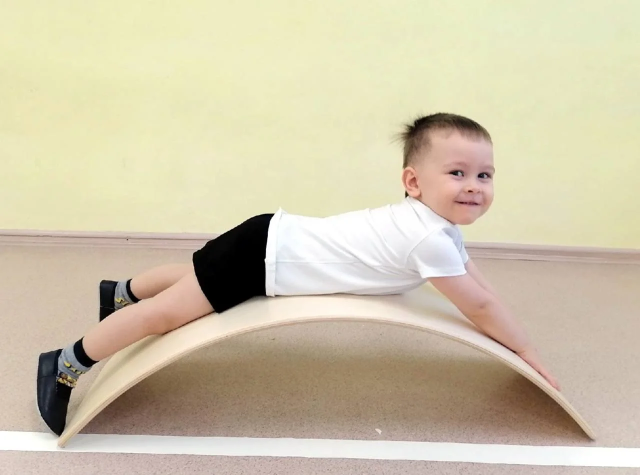
#> input picture assets/images/11_child_on_board.webp, 1280 x 950 px (shown at 1/2 size)
$ python generate_icons.py
#> lines starting #> are read from the running program, lines starting #| are printed output that depends on the picture; after the words box and inside, x2 and y2 are one past the last pixel; in counts of white or black regions, pixels touching at a corner belong together
import os
from PIL import Image, ImageDraw

def generate():
    project_root = os.path.abspath(os.path.join(os.path.dirname(__file__), '..'))
    src_path = os.path.join(project_root, 'assets', 'images', '11_child_on_board.webp')

    if not os.path.exists(src_path):
        raise FileNotFoundError(f"Source image not found: {src_path}")

    src = Image.open(src_path).convert('RGBA')
    w, h = src.size
#> w = 1280; h = 950
    side = min(w, h)
#> side = 950
    left = (w - side) // 2
#> left = 165
    top = (h - side) // 2
#> top = 0
    square_crop = src.crop((left, top, left + side, top + side)).resize((1024, 1024), Image.Resampling.LANCZOS)

    # 1. Base Square with rounded corners (for legacy Android / iOS)
    # Master legacy icon with rounded rectangle and warm wood border
    legacy_master = Image.new('RGBA', (1024, 1024), (0, 0, 0, 0))
#> legacy_master: PIL image 1024x1024 RGBA; every value is 0
    mask_legacy = Image.new('L', (1024, 1024), 0)
#> mask_legacy: PIL image 1024x1024 L; every value is 0
    draw_mask_leg = ImageDraw.Draw(mask_legacy)
    draw_mask_leg.rounded_rectangle((0, 0, 1024, 1024), radius=220, fill=255)
    legacy_master.paste(square_crop, (0, 0), mask_legacy)
    draw_leg_border = ImageDraw.Draw(legacy_master)
    draw_leg_border.rounded_rectangle((6, 6, 1018, 1018), radius=214, outline=(184, 138, 85, 255), width=12)

    # Master round icon with wood border
    round_master = Image.new('RGBA', (1024, 1024), (0, 0, 0, 0))
    mask_round = Image.new('L', (1024, 1024), 0)
    draw_mask_rnd = ImageDraw.Draw(mask_round)
    draw_mask_rnd.ellipse((6, 6, 1018, 1018), fill=255)
    round_master.paste(square_crop, (0, 0), mask_round)
    draw_rnd_border = ImageDraw.Draw(round_master)
    draw_rnd_border.ellipse((10, 10, 1014, 1014), outline=(184, 138, 85, 255), width=12)

    # Master Adaptive Foreground (108dp base canvas).
    # Safe zone is central circle of 72dp (diameter 66.6% of canvas).
    # We create a 432x432 master canvas (xxxhdpi), emblem size = 270x270 centered.
    fg_master = Image.new('RGBA', (432, 432), (0, 0, 0, 0))
#> fg_master: PIL image 432x432 RGBA; every value is 0
    emblem_size = 270
    emblem_crop = square_crop.resize((emblem_size, emblem_size), Image.Resampling.LANCZOS)
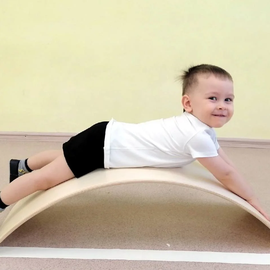
#> emblem_crop: PIL image 270x270 RGBA; mean R, G, B, A 205.8, 194.9, 169.7, 255
    emblem_mask = Image.new('L', (emblem_size, emblem_size), 0)
#> emblem_mask: PIL image 270x270 L; every value is 0
    ImageDraw.Draw(emblem_mask).rounded_rectangle((0, 0, emblem_size, emblem_size), radius=56, fill=255)
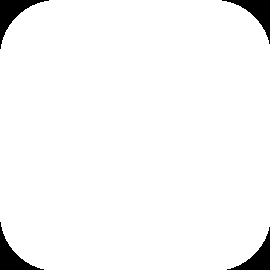
#> emblem_mask: PIL image 270x270 L; 96.5% white; 4 black regions, box (x1, y1, x2, y2) and area: (0, 0, 49, 49) 691, (222, 0, 270, 44) 642, (0, 222, 44, 270) 642, (227, 227, 270, 270) 594

    emblem = Image.new('RGBA', (emblem_size, emblem_size), (0, 0, 0, 0))
#> emblem: PIL image 270x270 RGBA; every value is 0
    emblem.paste(emblem_crop, (0, 0), emblem_mask)
    ImageDraw.Draw(emblem).rounded_rectangle((2, 2, emblem_size - 3, emblem_size - 3), radius=54, outline=(184, 138, 85, 255), width=4)
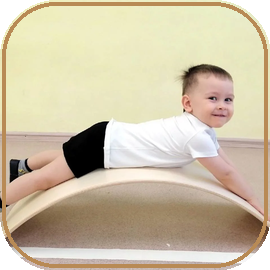
#> emblem: PIL image 270x270 RGBA; mean R, G, B, A 196.5, 183.9, 158.2, 246; transparent parts drawn white

    offset = (432 - emblem_size) // 2
    fg_master.paste(emblem, (offset, offset), emblem)
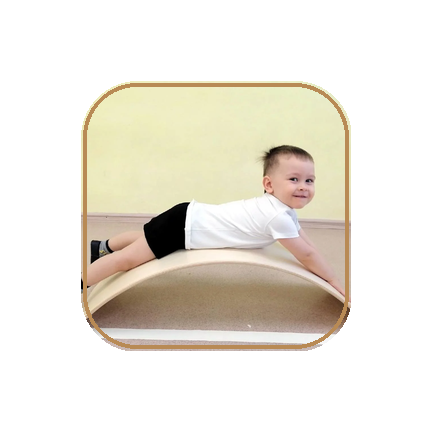
#> fg_master: PIL image 432x432 RGBA; mean R, G, B, A 76.8, 71.8, 61.8, 96.1; transparent parts drawn white

    # Android mipmap densities:
    android_res = os.path.join(project_root, 'android', 'app', 'src', 'main', 'res')
    densities = {
        'mipmap-mdpi': (48, 108),
        'mipmap-hdpi': (72, 162),
        'mipmap-xhdpi': (96, 216),
        'mipmap-xxhdpi': (144, 324),
        'mipmap-xxxhdpi': (192, 432),
    }

    for folder, (icon_size, fg_size) in densities.items():
        folder_path = os.path.join(android_res, folder)
        os.makedirs(folder_path, exist_ok=True)

        # ic_launcher.png
        icon = legacy_master.resize((icon_size, icon_size), Image.Resampling.LANCZOS)
        icon.save(os.path.join(folder_path, 'ic_launcher.png'), 'PNG')

        # ic_launcher_round.png
        round_icon = round_master.resize((icon_size, icon_size), Image.Resampling.LANCZOS)
        round_icon.save(os.path.join(folder_path, 'ic_launcher_round.png'), 'PNG')

        # ic_launcher_foreground.png
        fg_icon = fg_master.resize((fg_size, fg_size), Image.Resampling.LANCZOS)
        fg_icon.save(os.path.join(folder_path, 'ic_launcher_foreground.png'), 'PNG')
        print(f"Generated icons for {folder}: launcher={icon_size}x{icon_size}, fg={fg_size}x{fg_size}")
#> this loop made 5 passes
#> pass 1, in generate, `fg_icon = fg_master.resize((fg_size, fg_size), Image.Resampling.LANCZOS)`:
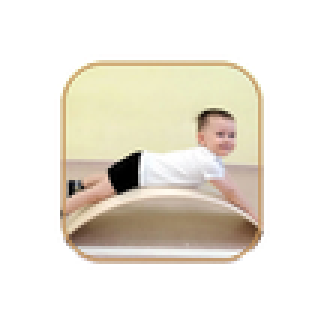
#> fg_icon: PIL image 108x108 RGBA (shown 3 times larger); mean R, G, B, A 83.9, 76.9, 66.3, 96.1; transparent parts drawn white
#> after the loop:
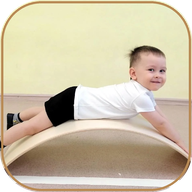
#> icon: PIL image 192x192 RGBA; mean R, G, B, A 197.8, 185.5, 160, 245; transparent parts drawn white
#> after the loop:
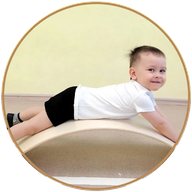
#> round_icon: PIL image 192x192 RGBA; mean R, G, B, A 161.2, 150.8, 130.4, 195.9; transparent parts drawn white

    # Adaptive icon XMLs
    anydpi_folder = os.path.join(android_res, 'mipmap-anydpi-v26')
    os.makedirs(anydpi_folder, exist_ok=True)

    launcher_xml = '''<?xml version="1.0" encoding="utf-8"?>
<adaptive-icon xmlns:android="http://schemas.android.com/apk/res/android">
    <background android:drawable="@color/ic_launcher_background" />
    <foreground android:drawable="@mipmap/ic_launcher_foreground" />
</adaptive-icon>
'''
    with open(os.path.join(anydpi_folder, 'ic_launcher.xml'), 'w', encoding='utf-8') as f:
        f.write(launcher_xml)

    with open(os.path.join(anydpi_folder, 'ic_launcher_round.xml'), 'w', encoding='utf-8') as f:
        f.write(launcher_xml)

    values_folder = os.path.join(android_res, 'values')
    os.makedirs(values_folder, exist_ok=True)
    bg_xml = '''<?xml version="1.0" encoding="utf-8"?>
<resources>
    <color name="ic_launcher_background">#FBF7F2</color>
</resources>
'''
    with open(os.path.join(values_folder, 'ic_launcher_background.xml'), 'w', encoding='utf-8') as f:
        f.write(bg_xml)

    # iOS icons
    ios_icon_dir = os.path.join(project_root, 'ios', 'Runner', 'Assets.xcassets', 'AppIcon.appiconset')
    if os.path.exists(ios_icon_dir):
        ios_sizes = {
            'Icon-App-1024x1024@1x.png': 1024,
            'Icon-App-20x20@1x.png': 20,
            'Icon-App-20x20@2x.png': 40,
            'Icon-App-20x20@3x.png': 60,
            'Icon-App-29x29@1x.png': 29,
            'Icon-App-29x29@2x.png': 58,
            'Icon-App-29x29@3x.png': 87,
            'Icon-App-40x40@1x.png': 40,
            'Icon-App-40x40@2x.png': 80,
            'Icon-App-40x40@3x.png': 120,
            'Icon-App-60x60@2x.png': 120,
            'Icon-App-60x60@3x.png': 180,
            'Icon-App-76x76@1x.png': 76,
            'Icon-App-76x76@2x.png': 152,
            'Icon-App-83.5x83.5@2x.png': 167,
        }
        # iOS prefers full bleed (no alpha corners)
        ios_master = square_crop
        for filename, size in ios_sizes.items():
            img = ios_master.resize((size, size), Image.Resampling.LANCZOS).convert('RGB')
            img.save(os.path.join(ios_icon_dir, filename), 'PNG')
            print(f"Generated iOS icon: {filename} ({size}x{size})")

    print("All app icons successfully generated!")

if __name__ == '__main__':
    generate()

$ run again, with assets/images/02_board_side_view_1.webp copied over assets/images/11_child_on_board.webp
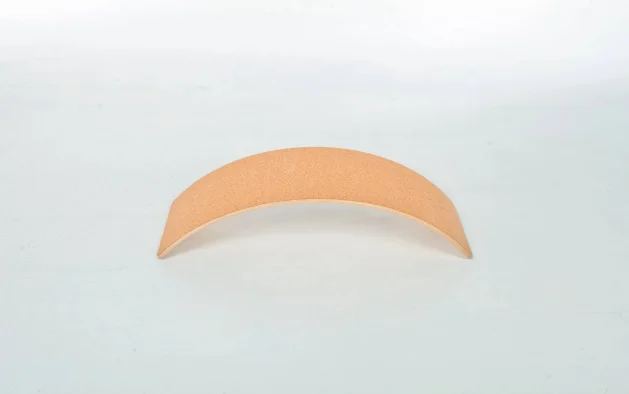
#> input picture assets/images/02_board_side_view_1.webp, 629 x 394 px
#> mask_legacy: PIL image 1024x1024 L; every value is 0
#> after the loop in generate, `for folder, (icon_size, fg_size) in densities.items():`:
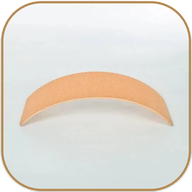
#> icon: PIL image 192x192 RGBA; mean R, G, B, A 217.5, 213.3, 205.6, 245; transparent parts drawn white
#> after the loop in generate, `for folder, (icon_size, fg_size) in densities.items():`:
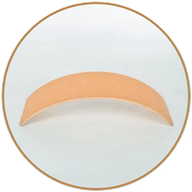
#> round_icon: PIL image 192x192 RGBA; mean R, G, B, A 177.5, 172.5, 165, 195.9; transparent parts drawn white
